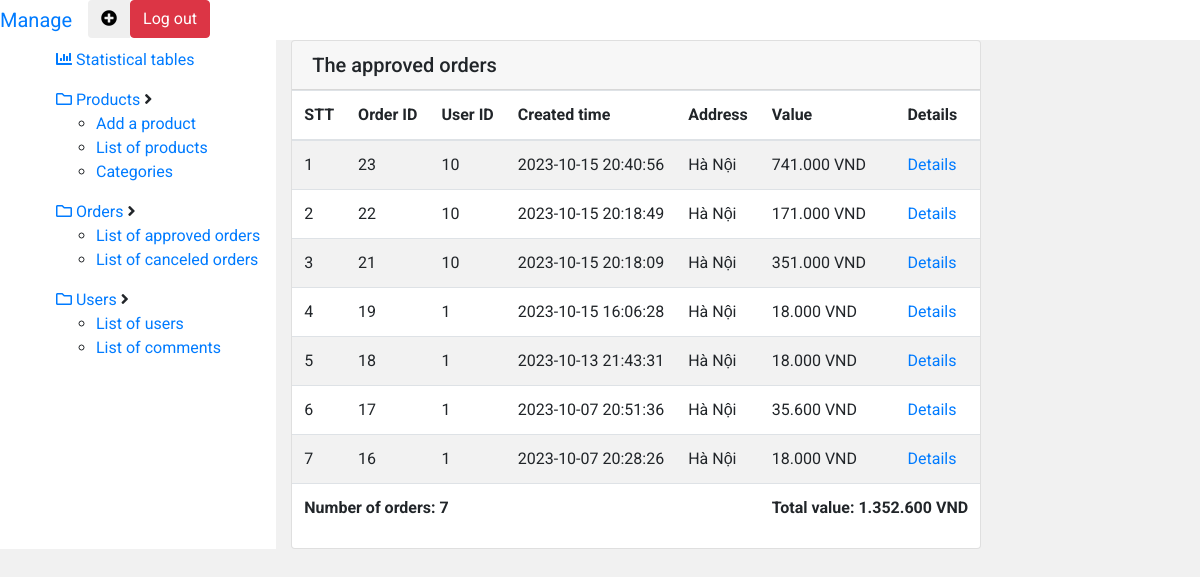
The app's page /index.php?order=order_list (signed in) with its own data.
### tables this page shows
CREATE TABLE `tblorder` (
  `order_id` int(11) NOT NULL,
  `user_id` int(11) NOT NULL,
  `order_created_time` datetime NOT NULL,
  `order_address` varchar(30) NOT NULL,
  `order_notes` varchar(255) NOT NULL,
  `order_value` float NOT NULL,
  `order_phone` varchar(12) NOT NULL,
  `order_status` tinyint(1) NOT NULL,
  `order_receiver` varchar(50) DEFAULT NULL,
  `order_payment` varchar(20) DEFAULT NULL,
  `order_code` int(11) DEFAULT NULL
);

### order_list.php (the view)
<?php
    if(isset($_GET['process'])) {
        $query_order = mysqli_query($mysqli,"SELECT * FROM tblorder where order_status = '2' order by order_id DESC");
        $title = "The canceled orders";
    } else {
        $query_order = mysqli_query($mysqli,"SELECT * FROM tblorder where order_status = '1' order by order_id DESC");
        $title = "The approved orders";
    }
?>
<div id="content" class="container-fluid">
    <div class="card">
        <div class="card-header font-weight-bold d-flex justify-content-between align-items-center">
            <h5 class="m-0 "><?= $title?></h5>
        </div>
    <table class="table table-striped table-checkall">
        <thead>
            <tr>
                <th scope="col">STT</th>
                <th scope="col">Order ID</th>
                <th scope="col">User ID</th>
                <th scope="col">Created time</th>
                <th scope="col">Address</th>
                <th scope="col">Value</th>
                <th scope="col">Details</th>
            </tr>
        </thead>
        <tbody>
            <?php
                $sum=0;
                $num=0;
                while($row_order = mysqli_fetch_array($query_order)){
                    $sum+=$row_order['order_value'];
                    $num++;
            ?>
            <tr>
                <td><?php echo $num ?></td>
                <td><?php echo $row_order['order_id']?></td>
                <td><?php echo $row_order['user_id']?></td>
                <td><?php echo $row_order['order_created_time']?></td>
                <td><?php echo $row_order['order_address']?></td>
                <td><?php echo number_format($row_order['order_value'],0,',','.')?> VND</td>
                <td><a href="?order=order_details&id=<?php echo $row_order['order_id']?>">Details</a></td>
            </tr>
        <?php
        }
         $total_value=$sum;
        ?>
        <tr>
            <th colspan="5">Number of orders: <?= $num ?></th>
            <th colspan="3">Total value: <?= number_format($total_value,0,',','.') ?> VND</th>
        </tr>
        </tbody>
    </table>
    </div>
    </div>
</div>

### index.php (shortened to what this page needs)
<!DOCTYPE html>
<html lang="vi">
    <head>
        <link
            rel="stylesheet"
            href="../assets/bootstrap/css/bootstrap.min.css"
        />
        <link rel="stylesheet" href="../assets/bootstrap/css/bootstrap.css" />
        <link
            rel="stylesheet"
            href="../assets/bootstrap/js/bootstrap.bundle.js"
        />
        <link
            rel="stylesheet"
            href="../assets/bootstrap/js/bootstrap.bundle.min.js"
        />
        <link
            rel="stylesheet"
            href="https://use.fontawesome.com/releases/v5.7.2/css/all.css"
        />
        <link rel="stylesheet" href="css/style.css" />
    </head>
    <body>
        <div id="warpper" class="nav-fixed">
            <nav class="topnav shadow navbar-light bg-white d-flex">
                <div class="navbar-brand"><a href="index.php">Manage</a></div>
                <div class="nav-right">
                    <div class="btn-group mr-auto">
                        <button
                            type="button"
                            class="btn dropdown"
                            data-toggle="dropdown"
                            aria-haspopup="true"
                            aria-expanded="false"
                        >
                            <i class="plus-icon fas fa-plus-circle"></i>
                        </button>
                    </div>
                </div>
            <div>
                <a class="btn btn-danger mr-2" href="logout.php">Log out</a>
            </div>
            </nav>
            <div id="page-body" class="d-flex">
                <div id="sidebar" class="bg-white">
                    <ul id="sidebar-menu">
                        <li class="nav-link">
                            <a href="index.php">
                                <div class="nav-link-icon d-inline-flex">
                                    <i class="fas fa-chart-bar"></i>
                                </div>
                                Statistical tables
                            </a>
                        </li>
                        <li class="nav-link">
                            <a href="?product=product_list">
                                <div class="nav-link-icon d-inline-flex">
                                    <i class="far fa-folder"></i>
                                </div>
                                Products
                            </a>
                            <i class="arrow fas fa-angle-right"></i>
                            <ul class="sub-menu">
                                <li>
                                    <a href="?product=add_product">Add a product</a>
                                </li>
                                <li>
                                    <a href="?product=product_list">List of products</a>
                                </li>
                                <li><a href="?cat=cat_list">Categories</a></li>
                            </ul>
                        </li>
                        <li class="nav-link">
                            <a href="index.php?order=order_dashboard">
                                <div class="nav-link-icon d-inline-flex">
                                    <i class="far fa-folder"></i>
                                </div>
                                Orders
                            </a>
                            <i class="arrow fas fa-angle-right"></i>
                            <ul class="sub-menu">
                                <li><a href="?order=order_list">List of approved orders</a></li>
                                <li><a href="?order=order_list&process=cancel">List of canceled orders</a></li>
                            </ul>
                        </li>
                        <li class="nav-link">
                            <a href="?user=user_list">
                                <div class="nav-link-icon d-inline-flex">
                                    <i class="far fa-folder"></i>
                                </div>
                                Users
                            </a>
                            <i class="arrow fas fa-angle-right"></i>
                            <ul class="sub-menu">
                                <li>
                                    <a href="?user=user_list"
                                        >List of users</a
                                    >
                                </li>
                                <li>
                                    <a href="?user=comments"
                                        >List of comments</a
                                    >
                                </li>
                            </ul>
                        </li>
                    </ul>
                </div>
                <div id="wp-content">
                    <?php
                    if(isset($_GET['user'])){
                        $user = $_GET['user'];
                        include "modules/manage_users/{$user}.php";
                    } else if(isset($_GET['product'])){
                        $product = $_GET['product'];
                        include "modules/manage_products/{$product}.php";
                    } else if(isset($_GET['cat'])){
                        $cat = $_GET['cat'];
                        require "modules/manage_categories/{$cat}.php";
                    } else if(isset($_GET['order'])){
                        $order = $_GET['order'];
                        require "modules/manage_orders/{$order}.php";
                    } else {
                        require "modules/dashboard.php";
                    }
                    ?>
                </div>
            </div>
    </body>
</html>

### style.css (style rules this page uses)
* { box-sizing: border-box; }
body { font-family: "Roboto", sans-serif; background-color: #f1f1f1; }

### records on screen
tblorder: order_id "23", user "10", order_created_time "2023-10-15 20:40:56", order_address "Hà Nội", order_value "741.000"
tblorder: order_id "22", user "10", order_created_time "2023-10-15 20:18:49", order_address "Hà Nội", order_value "171.000"
tblorder: order_id "21", user "10", order_created_time "2023-10-15 20:18:09", order_address "Hà Nội", order_value "351.000"
tblorder: order_id "19", user "1", order_created_time "2023-10-15 16:06:28", order_address "Hà Nội", order_value "18.000"
tblorder: order_id "18", user "1", order_created_time "2023-10-13 21:43:31", order_address "Hà Nội", order_value "18.000"
tblorder: order_id "17", user "1", order_created_time "2023-10-07 20:51:36", order_address "Hà Nội", order_value "35.600"
tblorder: order_id "16", user "1", order_created_time "2023-10-07 20:28:26", order_address "Hà Nội", order_value "18.000"

### other values on screen
$title "The approved orders"
$num "7"
$total_value "1.352.600"
